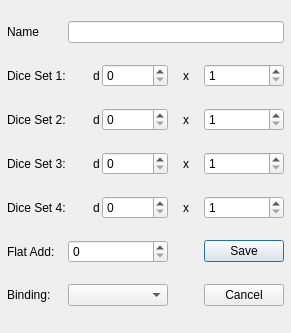
<?xml version="1.0" encoding="UTF-8"?>
<ui version="4.0">
 <class>Dialog</class>
 <widget class="QDialog" name="Dialog">
  <property name="geometry">
   <rect>
    <x>0</x>
    <y>0</y>
    <width>291</width>
    <height>333</height>
   </rect>
  </property>
  <property name="windowTitle">
   <string>Dialog</string>
  </property>
  <layout class="QGridLayout" name="gridLayout">
   <property name="leftMargin">
    <number>7</number>
   </property>
   <property name="topMargin">
    <number>2</number>
   </property>
   <property name="rightMargin">
    <number>7</number>
   </property>
   <property name="bottomMargin">
    <number>2</number>
   </property>
   <property name="spacing">
    <number>2</number>
   </property>
   <item row="3" column="5" alignment="Qt::AlignHCenter">
    <widget class="QLabel" name="label_10">
     <property name="text">
      <string>x</string>
     </property>
    </widget>
   </item>
   <item row="2" column="3" colspan="2">
    <widget class="QSpinBox" name="d2number">
     <property name="toolTip">
      <string>number of sides on die</string>
     </property>
     <property name="maximum">
      <number>10000</number>
     </property>
    </widget>
   </item>
   <item row="2" column="2" alignment="Qt::AlignRight">
    <widget class="QLabel" name="label_9">
     <property name="text">
      <string>d</string>
     </property>
    </widget>
   </item>
   <item row="4" column="0">
    <widget class="QLabel" name="label_5">
     <property name="text">
      <string>Dice Set 4:</string>
     </property>
    </widget>
   </item>
   <item row="1" column="0">
    <widget class="QLabel" name="label_2">
     <property name="text">
      <string>Dice Set 1:</string>
     </property>
    </widget>
   </item>
   <item row="3" column="2" alignment="Qt::AlignRight">
    <widget class="QLabel" name="label_11">
     <property name="text">
      <string>d</string>
     </property>
    </widget>
   </item>
   <item row="2" column="0">
    <widget class="QLabel" name="label_3">
     <property name="text">
      <string>Dice Set 2:</string>
     </property>
    </widget>
   </item>
   <item row="1" column="2" alignment="Qt::AlignRight">
    <widget class="QLabel" name="label_6">
     <property name="text">
      <string>d</string>
     </property>
    </widget>
   </item>
   <item row="3" column="3" colspan="2">
    <widget class="QSpinBox" name="d3number">
     <property name="toolTip">
      <string>number of sides on die</string>
     </property>
     <property name="maximum">
      <number>10000</number>
     </property>
    </widget>
   </item>
   <item row="4" column="2" alignment="Qt::AlignRight">
    <widget class="QLabel" name="label_13">
     <property name="text">
      <string>d</string>
     </property>
    </widget>
   </item>
   <item row="2" column="5" alignment="Qt::AlignHCenter">
    <widget class="QLabel" name="label_8">
     <property name="text">
      <string>x</string>
     </property>
    </widget>
   </item>
   <item row="0" column="0">
    <widget class="QLabel" name="label">
     <property name="text">
      <string>Name</string>
     </property>
    </widget>
   </item>
   <item row="3" column="0">
    <widget class="QLabel" name="label_4">
     <property name="text">
      <string>Dice Set 3:</string>
     </property>
    </widget>
   </item>
   <item row="5" column="2" colspan="3">
    <widget class="QSpinBox" name="flatAdd">
     <property name="toolTip">
      <string>flat addition to the roll</string>
     </property>
     <property name="statusTip">
      <string/>
     </property>
     <property name="maximum">
      <number>10000</number>
     </property>
    </widget>
   </item>
   <item row="1" column="3" colspan="2">
    <widget class="QSpinBox" name="d1number">
     <property name="toolTip">
      <string>number of sides on die</string>
     </property>
     <property name="statusTip">
      <string/>
     </property>
     <property name="buttonSymbols">
      <enum>QAbstractSpinBox::UpDownArrows</enum>
     </property>
     <property name="maximum">
      <number>10000</number>
     </property>
    </widget>
   </item>
   <item row="7" column="0">
    <widget class="QLabel" name="label_15">
     <property name="text">
      <string>Binding: </string>
     </property>
    </widget>
   </item>
   <item row="4" column="3" colspan="2">
    <widget class="QSpinBox" name="d4number">
     <property name="toolTip">
      <string>number of sides on die</string>
     </property>
     <property name="maximum">
      <number>10000</number>
     </property>
    </widget>
   </item>
   <item row="4" column="5" alignment="Qt::AlignHCenter">
    <widget class="QLabel" name="label_12">
     <property name="text">
      <string>x</string>
     </property>
    </widget>
   </item>
   <item row="1" column="5" alignment="Qt::AlignHCenter">
    <widget class="QLabel" name="label_7">
     <property name="text">
      <string>x</string>
     </property>
    </widget>
   </item>
   <item row="5" column="0">
    <widget class="QLabel" name="label_14">
     <property name="text">
      <string>Flat Add: </string>
     </property>
    </widget>
   </item>
   <item row="7" column="2" colspan="3">
    <widget class="QComboBox" name="macroBinding">
     <property name="toolTip">
      <string>binding to skill or other character value</string>
     </property>
     <property name="statusTip">
      <string/>
     </property>
    </widget>
   </item>
   <item row="0" column="2" colspan="5">
    <widget class="QLineEdit" name="macroNameEntry">
     <property name="toolTip">
      <string>name of macro</string>
     </property>
     <property name="statusTip">
      <string/>
     </property>
     <property name="maxLength">
      <number>15</number>
     </property>
    </widget>
   </item>
   <item row="1" column="6">
    <widget class="QSpinBox" name="d1amount">
     <property name="toolTip">
      <string>number of die to roll</string>
     </property>
     <property name="statusTip">
      <string/>
     </property>
     <property name="minimum">
      <number>1</number>
     </property>
     <property name="maximum">
      <number>1000</number>
     </property>
    </widget>
   </item>
   <item row="2" column="6">
    <widget class="QSpinBox" name="d2amount">
     <property name="toolTip">
      <string>number of die to roll</string>
     </property>
     <property name="minimum">
      <number>1</number>
     </property>
     <property name="maximum">
      <number>1000</number>
     </property>
    </widget>
   </item>
   <item row="3" column="6">
    <widget class="QSpinBox" name="d3amount">
     <property name="toolTip">
      <string>number of die to roll</string>
     </property>
     <property name="minimum">
      <number>1</number>
     </property>
     <property name="maximum">
      <number>1000</number>
     </property>
    </widget>
   </item>
   <item row="4" column="6">
    <widget class="QSpinBox" name="d4amount">
     <property name="toolTip">
      <string>number of die to roll</string>
     </property>
     <property name="minimum">
      <number>1</number>
     </property>
     <property name="maximum">
      <number>1000</number>
     </property>
    </widget>
   </item>
   <item row="5" column="6">
    <widget class="QPushButton" name="newMacroSaveButton">
     <property name="sizePolicy">
      <sizepolicy hsizetype="Minimum" vsizetype="Fixed">
       <horstretch>0</horstretch>
       <verstretch>0</verstretch>
      </sizepolicy>
     </property>
     <property name="text">
      <string>Save</string>
     </property>
    </widget>
   </item>
   <item row="7" column="6">
    <widget class="QPushButton" name="newMacroCancelButton">
     <property name="text">
      <string>Cancel</string>
     </property>
    </widget>
   </item>
  </layout>
 </widget>
 <tabstops>
  <tabstop>macroNameEntry</tabstop>
  <tabstop>d1number</tabstop>
  <tabstop>d1amount</tabstop>
  <tabstop>d2number</tabstop>
  <tabstop>d2amount</tabstop>
  <tabstop>d3number</tabstop>
  <tabstop>d3amount</tabstop>
  <tabstop>d4number</tabstop>
  <tabstop>d4amount</tabstop>
  <tabstop>flatAdd</tabstop>
  <tabstop>macroBinding</tabstop>
  <tabstop>newMacroSaveButton</tabstop>
  <tabstop>newMacroCancelButton</tabstop>
 </tabstops>
 <resources/>
 <connections/>
</ui>
